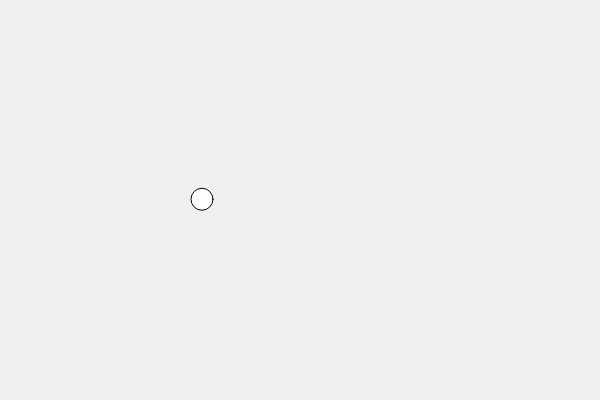
Frame 1 (no input)
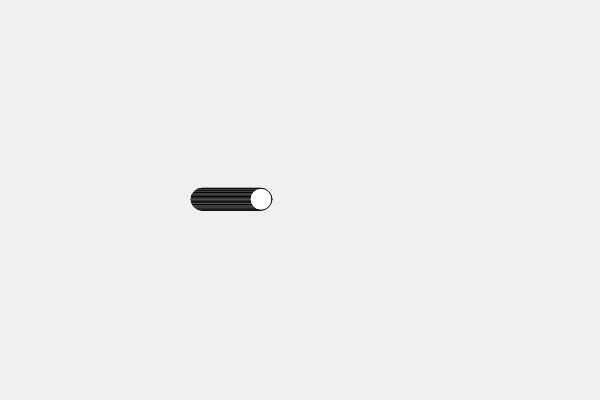
Frame 60 (no input)
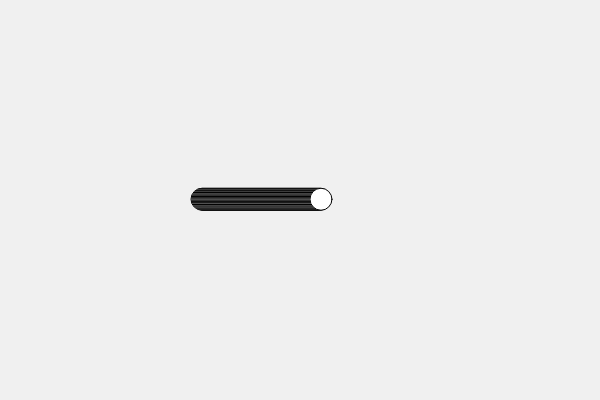
Frame 120 (the mouse pressed at the canvas centre since frame 60)

The p5.js sketch that drew these frames (run headless with seeded random() and noise() and a simulated clock; from frame 60 on, the mouse is pressed at the canvas centre):

// p5.js sketch
// ── sketch.js
 
function setup() {
  	createCanvas(600, 400);  
  	background(240);
}
var x = 1;
speed =1;

function draw() {
	dene(33);
 }
 
function dene(x) {

	denklem = 4;
	translate(200,200);
	fill(255);
	ellipse(sin(x)+speed,sin(denklem),22,22);
	speed+=1;
}

 function AciHesapla(x1,y1,x2,y2) //bize cos0 hesaplayacaktır
	{	
	//vektörel çarpım u.v = u1.v1 + u2.v2
	vektorelCarpim = x1*x2 + y1*y2 ;
	//skaler çarpım 
	skalerCarpim = sqrt(Math.pow(x1,2)+Math.pow(y1,2)) * sqrt(Math.pow(x2,2)+Math.pow(y2,2)); // |u| burada x1 ve y1 den oluşuyor ve (x1^2)+(y1^2) şeklinde hesaplanıyor. |v| burada x2 ve y2 den oluşuyor ve (x2^2)+(y2^2) şeklinde hesaplanıyor. ayrıca sqrt javascriptte kök ifadesine eşittir, pow üs ifadesine eşittir. sqrt () ifadesinin içine yazdığımızın kökünü alır. pow ise (x,y) x^y yapar
	//cos0
	cos0 = vektorelCarpim/skalerCarpim; 	
 	return cos0;
}
